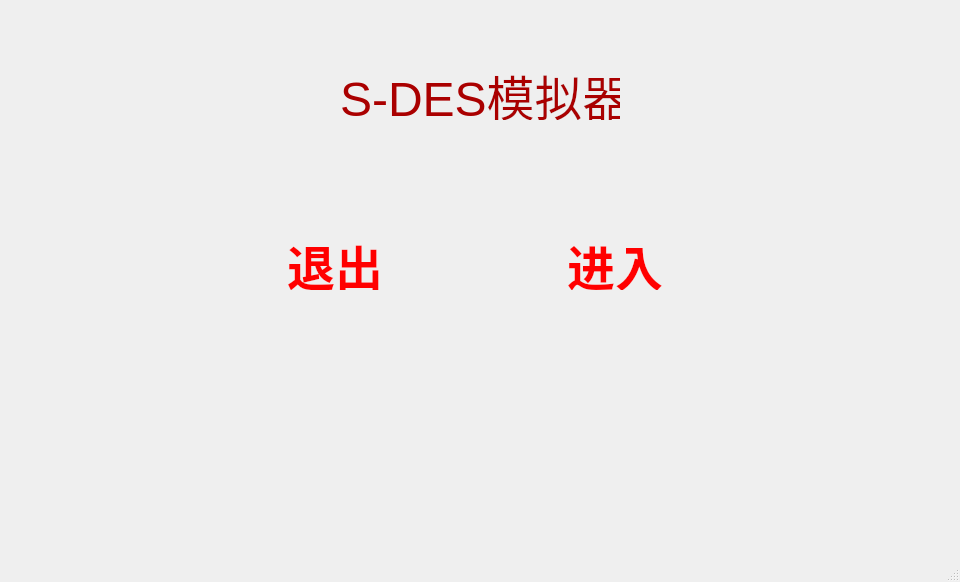
<?xml version="1.0" encoding="UTF-8"?>
<ui version="4.0">
 <class>MainWindow</class>
 <widget class="QMainWindow" name="MainWindow">
  <property name="geometry">
   <rect>
    <x>0</x>
    <y>0</y>
    <width>960</width>
    <height>582</height>
   </rect>
  </property>
  <property name="windowTitle">
   <string>MainWindow</string>
  </property>
  <widget class="QWidget" name="centralwidget">
   <widget class="QLabel" name="label">
    <property name="geometry">
     <rect>
      <x>0</x>
      <y>0</y>
      <width>960</width>
      <height>540</height>
     </rect>
    </property>
    <property name="styleSheet">
     <string notr="true">image: url(:/background.png);</string>
    </property>
    <property name="text">
     <string/>
    </property>
   </widget>
   <widget class="QLabel" name="label_2">
    <property name="geometry">
     <rect>
      <x>340</x>
      <y>60</y>
      <width>280</width>
      <height>60</height>
     </rect>
    </property>
    <property name="text">
     <string>&lt;html&gt;&lt;head/&gt;&lt;body&gt;&lt;p&gt;&lt;span style=&quot; font-size:36pt; color:#aa0000;&quot;&gt;S-DES模拟器&lt;/span&gt;&lt;/p&gt;&lt;/body&gt;&lt;/html&gt;</string>
    </property>
   </widget>
   <widget class="QLabel" name="label_3">
    <property name="geometry">
     <rect>
      <x>560</x>
      <y>230</y>
      <width>110</width>
      <height>60</height>
     </rect>
    </property>
    <property name="text">
     <string>&lt;html&gt;&lt;head/&gt;&lt;body&gt;&lt;p align=&quot;center&quot;&gt;&lt;span style=&quot; font-size:36pt; font-weight:700; color:#ff0000;&quot;&gt;进入&lt;/span&gt;&lt;/p&gt;&lt;/body&gt;&lt;/html&gt;</string>
    </property>
   </widget>
   <widget class="QLabel" name="label_4">
    <property name="geometry">
     <rect>
      <x>280</x>
      <y>230</y>
      <width>110</width>
      <height>60</height>
     </rect>
    </property>
    <property name="text">
     <string>&lt;html&gt;&lt;head/&gt;&lt;body&gt;&lt;p align=&quot;center&quot;&gt;&lt;span style=&quot; font-size:36pt; font-weight:700; color:#ff0000;&quot;&gt;退出&lt;/span&gt;&lt;/p&gt;&lt;/body&gt;&lt;/html&gt;</string>
    </property>
   </widget>
  </widget>
  <widget class="QMenuBar" name="menubar">
   <property name="geometry">
    <rect>
     <x>0</x>
     <y>0</y>
     <width>960</width>
     <height>22</height>
    </rect>
   </property>
  </widget>
  <widget class="QStatusBar" name="statusbar"/>
 </widget>
 <resources/>
 <connections/>
</ui>
